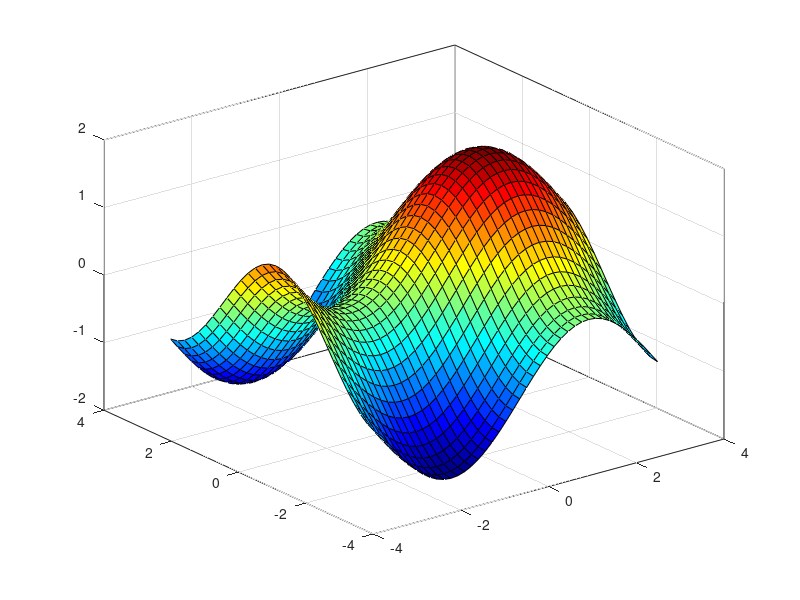

This figure's MATLAB source:
%3d plosne grafy
%koule
%17.9.2021
%---------------
clc
close all
x=-pi:2*pi/40:pi; %osa x, vektor
y=-pi:2*pi/30:pi; %osa y
[X,Y]=meshgrid(x,y); %matice jako plocha, souradnice prusecku
Z=0.9*(sin(X)+cos(Y));
%----------kresleni---------
s1=surf(X,Y,Z);
[a,e]=view %natoceni 
box on
grid on
c=colormap;
c(1:10,:) %cast barevne skaly
%----------
% b=colorbar;
%---------barevne skaly------
%pause(1)
colormap(jet) %volba barevne skaly
